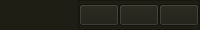
     <widget class="QWidget" name="widget" native="true">
      <property name="minimumSize">
       <size>
        <width>0</width>
        <height>30</height>
       </size>
      </property>
      <property name="maximumSize">
       <size>
        <width>16777215</width>
        <height>30</height>
       </size>
      </property>
      <property name="styleSheet">
       <string notr="true">background-color: rgb(30, 30, 20);</string>
      </property>
      <layout class="QHBoxLayout" name="horizontalLayout_3">
       <property name="spacing">
        <number>0</number>
       </property>
       <property name="leftMargin">
        <number>0</number>
       </property>
       <property name="topMargin">
        <number>0</number>
       </property>
       <property name="rightMargin">
        <number>0</number>
       </property>
       <property name="bottomMargin">
        <number>0</number>
       </property>
       <item alignment="Qt::AlignRight">
        <widget class="QFrame" name="tab_bar_widget">
         <property name="sizePolicy">
          <sizepolicy hsizetype="Preferred" vsizetype="Preferred">
           <horstretch>0</horstretch>
           <verstretch>0</verstretch>
          </sizepolicy>
         </property>
         <property name="minimumSize">
          <size>
           <width>120</width>
           <height>30</height>
          </size>
         </property>
         <property name="maximumSize">
          <size>
           <width>16777215</width>
           <height>30</height>
          </size>
         </property>
         <property name="baseSize">
          <size>
           <width>0</width>
           <height>0</height>
          </size>
         </property>
         <property name="styleSheet">
          <string notr="true"/>
         </property>
         <property name="frameShape">
          <enum>QFrame::StyledPanel</enum>
         </property>
         <property name="frameShadow">
          <enum>QFrame::Raised</enum>
         </property>
         <layout class="QHBoxLayout" name="horizontalLayout_2">
          <property name="spacing">
           <number>0</number>
          </property>
          <property name="leftMargin">
           <number>0</number>
          </property>
          <property name="topMargin">
           <number>0</number>
          </property>
          <property name="rightMargin">
           <number>0</number>
          </property>
          <property name="bottomMargin">
           <number>0</number>
          </property>
          <item>
           <widget class="QPushButton" name="minimizeButton">
            <property name="focusPolicy">
             <enum>Qt::NoFocus</enum>
            </property>
            <property name="toolTip">
             <string>Minimize Window</string>
            </property>
            <property name="styleSheet">
             <string notr="true">QPushButton:hover{
	
	
	icon: url(:/icons-hover/icons-hover/minus.svg);
	
	
}</string>
            </property>
            <property name="text">
             <string/>
            </property>
            <property name="icon">
             <iconset resource="resources.qrc">
              <normaloff>:/icons/icons/minus.svg</normaloff>:/icons/icons/minus.svg</iconset>
            </property>
            <property name="iconSize">
             <size>
              <width>18</width>
              <height>18</height>
             </size>
            </property>
           </widget>
          </item>
          <item>
           <widget class="QPushButton" name="squareButton">
            <property name="focusPolicy">
             <enum>Qt::NoFocus</enum>
            </property>
            <property name="toolTip">
             <string>Resize Window</string>
            </property>
            <property name="styleSheet">
             <string notr="true">QPushButton:hover{
	
	
	icon: url(:/icons-hover/icons-hover/square.svg);
	
	
}</string>
            </property>
            <property name="text">
             <string/>
            </property>
            <property name="icon">
             <iconset resource="resources.qrc">
              <normaloff>:/icons/icons/square.svg</normaloff>:/icons/icons/square.svg</iconset>
            </property>
            <property name="iconSize">
             <size>
              <width>14</width>
              <height>14</height>
             </size>
            </property>
           </widget>
          </item>
          <item>
           <widget class="QPushButton" name="xButton">
            <property name="focusPolicy">
             <enum>Qt::NoFocus</enum>
            </property>
            <property name="toolTip">
             <string>Close Window</string>
            </property>
            <property name="styleSheet">
             <string notr="true">QPushButton:hover{
	
	
	icon: url(:/icons-hover/icons-hover/x.svg);
	
	
}</string>
            </property>
            <property name="text">
             <string/>
            </property>
            <property name="icon">
             <iconset resource="resources.qrc">
              <normaloff>:/icons/icons/x.svg</normaloff>:/icons/icons/x.svg</iconset>
            </property>
            <property name="iconSize">
             <size>
              <width>20</width>
              <height>20</height>
             </size>
            </property>
           </widget>
          </item>
         </layout>
        </widget>
       </item>
      </layout>
     </widget>
